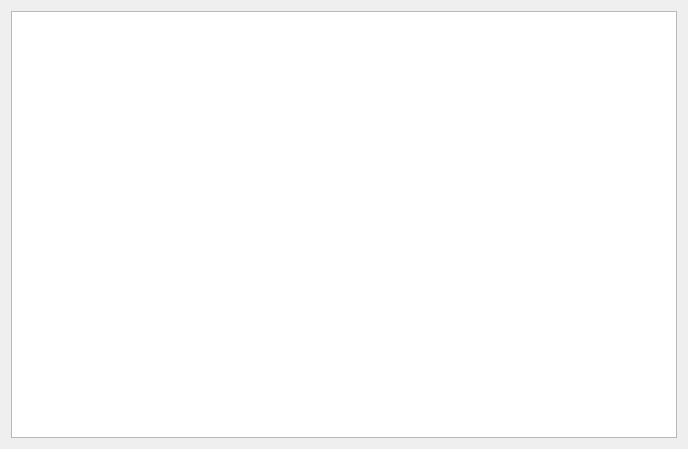
<?xml version="1.0" encoding="UTF-8"?>
<ui version="4.0">
 <class>Default_Ui</class>
 <widget class="QWidget" name="Default_Ui">
  <property name="geometry">
   <rect>
    <x>0</x>
    <y>0</y>
    <width>688</width>
    <height>449</height>
   </rect>
  </property>
  <property name="windowTitle">
   <string>Form</string>
  </property>
  <layout class="QHBoxLayout" name="horizontalLayout">
   <item>
    <widget class="QTextBrowser" name="textBrowser"/>
   </item>
  </layout>
 </widget>
 <resources/>
 <connections/>
</ui>
